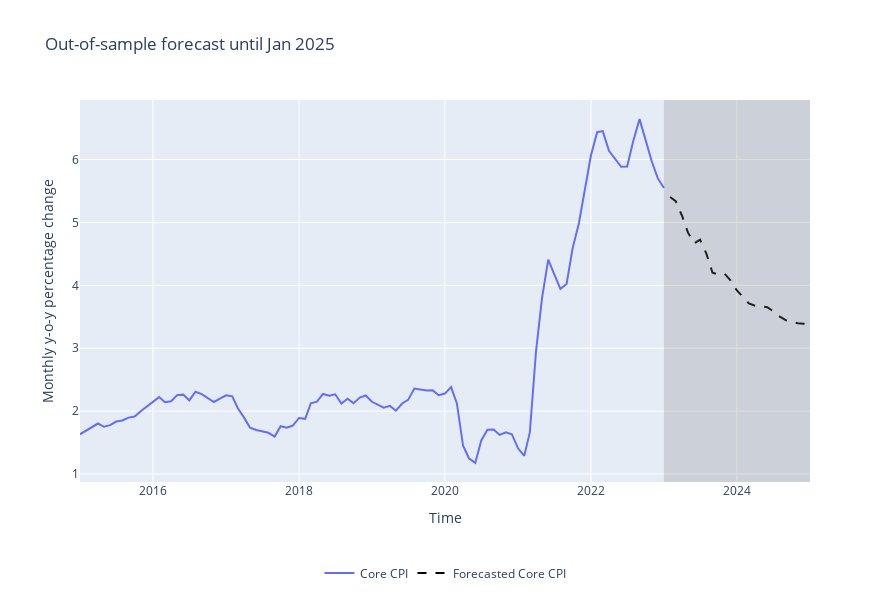

The code cell stored with this chart in its notebook:
### Markdown cell above
# Montly y-o-y inflation forecast from February 2023 until January 2025

### Code cell
config = {'displayModeBar': False}

fig = go.Figure()


fig.add_trace(go.Scatter(x = df_new_short["Time"], 
                         y = df_new_short['Growth Rate CCPI'], 
                         name = "Core CPI", 
                         mode = "lines"))

fig.add_trace(go.Scatter(x = out_forecast_df["Time"], 
                         y = out_forecast_df['Forecast'], 
                         name = "Forecasted Core CPI",
                         line_dash = "dash", 
                         line_color = "black",
                         mode = "lines"))
fig.add_vrect(x0 = "2023-01-01", 
              x1 = "2025-01-01",  
              fillcolor = "grey", 
              opacity = 0.25, 
              line_width = 0)

fig.update_layout(
    title = "Out-of-sample forecast until Jan 2025", 
    xaxis_title = "Time", 
    yaxis_title = "Monthly y-o-y percentage change",
    autosize=False,
    width=890,
    height=600,
  legend = dict(
        xanchor = "center",
        yanchor = "top",
        y = -0.2, 
        x = 0.5,
        orientation = 'h'
  ),
)

fig.show(config=config)
